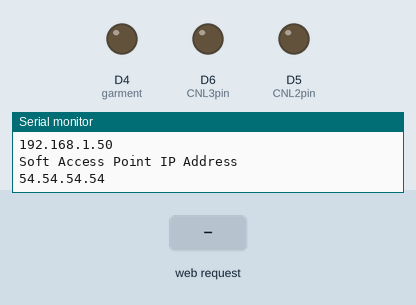
The program below on a simulated ESP8266 (NodeMCU). Shown: output pins drawn as LEDs (lit = HIGH), the last lines printed to the serial monitor. The inputs (shaded band) are chosen by the test bench. WiFi joins after 1.5 s; servers stay silent unless stated.

Above: at 3.7 s.
3.8 s: HTTP request GET / received
At 4.5 s:
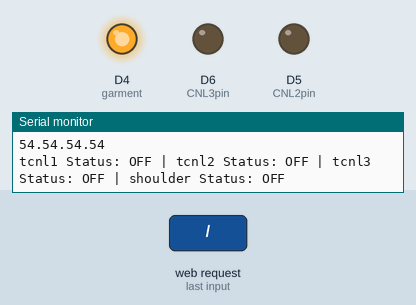
5.3 s: HTTP request GET /cnl1on received
6.8 s: HTTP request GET /cnl2on received
At 7.9 s:
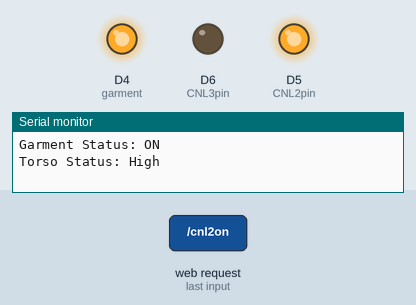
8.3 s: HTTP request GET /cnl3on received
At 9.0 s:
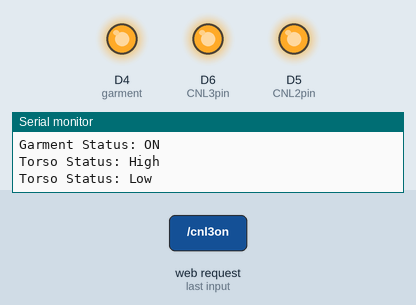
9.8 s: HTTP request GET /cnl2off received
At 10.2 s:
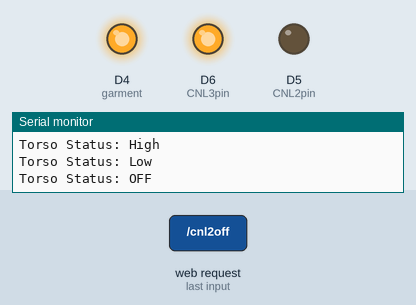
11.3 s: HTTP request GET /cnl3off received
At 12.5 s:
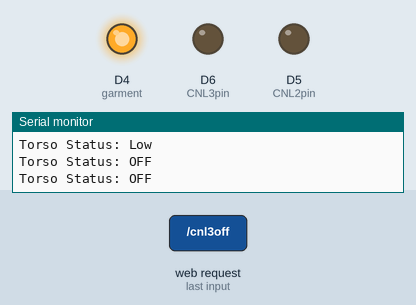
Timing chart, 0 to 13.8 s (numbered marks = the images above; inputs shaded):
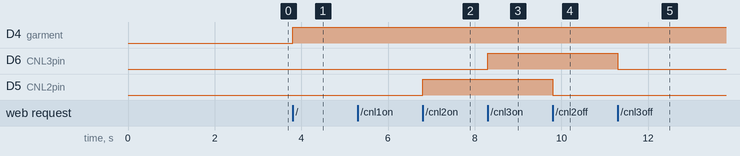

Measured:
- after the input at 3.8 s, D4 (garment): LOW → HIGH at once
- after the input at 6.8 s, D5 (CNL2pin): LOW → HIGH at once
- after the input at 8.3 s, D6 (CNL3pin): LOW → HIGH at once
- after the input at 9.8 s, D5 (CNL2pin): HIGH → LOW at once
- after the input at 11.3 s, D6 (CNL3pin): HIGH → LOW at once

The program:

main.cpp
```cpp
#include <Arduino.h> //Should be removed if using the arduino IDE
//const char* ssid = "Redmi"; //Enter SSID
//const char* password = "9514ce588c78"; //Enter Password

#include <ESP8266WiFi.h>
#include <ESP8266HTTPClient.h>
#include <WiFiClient.h>
#include <ESP8266WebServer.h>

IPAddress    apIP(54, 54, 54, 54);  // Defining a static IP address: local & gateway
                                    // Default IP in AP mode is 192.168.4.1

/* This are the WiFi access point settings. Update them to your likin */
const char* APssid = "ESP8266ESP12";
const char* APpassword = "0123456789";


const char* ssid = "809xFI"; //Enter SSID
const char* password = "NoPlaceLikeHome809!#!"; //Enter Password

// Define a web server at port 80 for HTTP
ESP8266WebServer server(80);


const int garment = LED_BUILTIN; // builtin CNL represents garment off/on button
bool cnlState = false;

//Set the pins on the ESP-12 for each channel
//Just change the pin here if you use different pins and the code should work.
uint8_t CNL1pin = D4; //Garment Channel
bool CNL1status = LOW;

uint8_t CNL2pin = D5;  //Torso High
bool CNL2status = LOW;

uint8_t CNL3pin = D6;  //Torso Low
bool CNL3status = LOW;


String SendHTML(uint8_t cnl1stat,uint8_t cnl2stat,uint8_t cnl3stat){
  String ptr = "<!DOCTYPE html> <html>\n";
  ptr +="<head><meta name=\"viewport\" content=\"width=device-width, initial-scale=1.0, user-scalable=no\">\n";
  ptr +="<title>CNL Control</title>\n";
  ptr +="<style>html { font-family: Helvetica; display: inline-block; margin: 0px auto; text-align: center;}\n";
  ptr +="body{margin-top: 50px;} h1 {color: #444444;margin: 50px auto 30px;} h3 {color: #444444;margin-bottom: 50px;}\n";
  ptr +=".button {display: block;width: 80px;background-color: #1abc9c;border: none;color: white;padding: 13px 30px;text-decoration: none;font-size: 25px;margin: 0px auto 35px;cursor: pointer;border-radius: 4px;}\n";
  ptr +=".button-on {background-color: #1abc9c;}\n";
  ptr +=".button-on:active {background-color: #16a085;}\n";
  ptr +=".button-off {background-color: #34495e;}\n";
  ptr +=".button-off:active {background-color: #2c3e50;}\n";
  ptr +="p {font-size: 14px;color: #888;margin-bottom: 10px;}\n";
  ptr +="</style>\n";
  ptr +="</head>\n";
  ptr +="<body>\n";
  ptr +="<h1>Voice Assistant Garment Web Server</h1>\n";
  ptr +="<h3>Using Access Point(AP) Mode</h3>\n";

  if(cnl1stat)
  {ptr +="<p>Garment Status: ON</p><a class=\"button button-off\" href=\"/cnl1off\">OFF</a>\n";}
  else
  {ptr +="<p>Garment Status: OFF</p><a class=\"button button-on\" href=\"/cnl1on\">ON</a>\n";}

  if(cnl2stat)
  {ptr +="<p>Torso Status: High</p><a class=\"button button-off\" href=\"/cnl2off\">OFF</a>\n";}
  else
  {ptr +="<p>Torso Status: OFF</p><a class=\"button button-on\" href=\"/cnl2on\">ON</a>\n";}

  if(cnl3stat)
  {ptr +="<p>Torso Status: Low</p><a class=\"button button-off\" href=\"/cnl3off\">OFF</a>\n";}
  else
  {ptr +="<p>Torso Status: OFF</p><a class=\"button button-on\" href=\"/cnl3on\">ON</a>\n";}

  ptr +="</body>\n";
  ptr +="</html>\n";
  return ptr;
}

void handle_OnConnect() {
  digitalWrite ( LED_BUILTIN, 1 );
  CNL1status = LOW;
  CNL2status = LOW;
  CNL3status = LOW;
  Serial.println("tcnl1 Status: OFF | tcnl2 Status: OFF | tcnl3 Status: OFF | shoulder Status: OFF");
  server.send ( 200, "text/html", SendHTML(CNL1status,CNL2status,CNL3status) );

}

void handle_cnl1on() {
  CNL1status = HIGH;
  Serial.println("Garment Status: ON");
  server.send(200, "text/html", SendHTML(true,CNL2status,CNL3status));
}

void handle_cnl1off() {
  CNL1status = LOW;
  Serial.println("Garment Status: OFF");
  server.send(200, "text/html", SendHTML(false,CNL2status,CNL3status));
}

void handle_cnl2on() {
  CNL2status = HIGH;
  Serial.println("Torso Status: High");
  server.send(200, "text/html", SendHTML(CNL1status,true,CNL3status));
}

void handle_cnl2off() {
  CNL2status = LOW;
  Serial.println("Torso Status: OFF");
  server.send(200, "text/html", SendHTML(CNL1status,false,CNL3status));
}

void handle_cnl3on() {
  CNL3status = HIGH;
  Serial.println("Torso Status: Low");
  server.send(200, "text/html", SendHTML(CNL1status,CNL2status,true));
}

void handle_cnl3off() {
  CNL3status = LOW;
  Serial.println("Torso Status: OFF");
  server.send(200, "text/html", SendHTML(CNL1status,CNL2status,false));
}

void handleNotFound() {
  digitalWrite ( LED_BUILTIN, 0 );
  String message = "File Not Found\n\n";
  message += "URI: ";
  message += server.uri();
  message += "\nMethod: ";
  message += ( server.method() == HTTP_GET ) ? "GET" : "POST";
  message += "\nArguments: ";
  message += server.args();
  message += "\n";

  for ( uint8_t i = 0; i < server.args(); i++ ) {
    message += " " + server.argName ( i ) + ": " + server.arg ( i ) + "\n";
  }

  server.send ( 404, "text/plain", message );
  digitalWrite ( LED_BUILTIN, 1 ); //turn the built in CNL on pin DO of NodeMCU off
}

int init_wifi() {
  int retries = 0;

  Serial.print("Connecting to ");
  Serial.println(ssid);
  WiFi.begin(ssid, password);

  while ((WiFi.status() != WL_CONNECTED) && (retries < 10)){
    retries++;
    delay(500);
    Serial.print(".");
  }

  return WiFi.status(); // return the WiFi connection status
}

void setup() {
  pinMode ( garment, OUTPUT );
  digitalWrite ( garment, 0 );

  pinMode(CNL1pin, OUTPUT);
  pinMode(CNL2pin, OUTPUT);
  pinMode(CNL3pin, OUTPUT);

  delay(1000);
  Serial.begin(115200);
  Serial.println();

  //set-up the custom IP address
  WiFi.mode(WIFI_AP_STA);
  WiFi.softAPConfig(apIP, apIP, IPAddress(255, 255, 255, 0));

  Serial.println("Configuring access point...");
  //You can remove the password parameter if you want the AP to be open.
  WiFi.softAP(APssid, APpassword);

  IPAddress myIP = WiFi.softAPIP();
  Serial.print("AP IP address: ");
  Serial.println(myIP);

  if (init_wifi() == WL_CONNECTED) {
    Serial.print("Connetted to ");
    Serial.print(ssid);
    Serial.print("--- IP: ");
    Serial.println(WiFi.localIP());
  }
  else {
    Serial.print("Error connecting to: ");
    Serial.println(ssid);
    WiFi.mode(WIFI_AP);
    WiFi.softAP(APssid, APpassword);
    Serial.print("AP IP address: ");
    Serial.println(myIP);
  }


  server.on ( "/", handle_OnConnect);

  server.on("/cnl1on", handle_cnl1on);
  server.on("/cnl1off", handle_cnl1off);
  server.on("/cnl2on", handle_cnl2on);
  server.on("/cnl2off", handle_cnl2off);
  server.on("/cnl3on", handle_cnl3on);
  server.on("/cnl3off", handle_cnl3off);

  server.onNotFound ( handleNotFound );

  server.begin();
  Serial.println("HTTP server started");

   // Print the IP address to screen

  Serial.println("Local IP Address");
  Serial.println(WiFi.localIP());
  Serial.println("Soft Access Point IP Address");
  Serial.println(WiFi.softAPIP());
}

void loop() {
  server.handleClient();
  if(CNL1status)
  {
    if(CNL2status)
    {digitalWrite(CNL2pin, HIGH);}
    else
    {digitalWrite(CNL2pin, LOW);}

    if(CNL3status)
    {digitalWrite(CNL3pin, HIGH);}
    else
    {digitalWrite(CNL3pin, LOW);}
  }

  else
  {digitalWrite(CNL2pin, LOW);
   digitalWrite(CNL3pin, LOW);}
}
```
